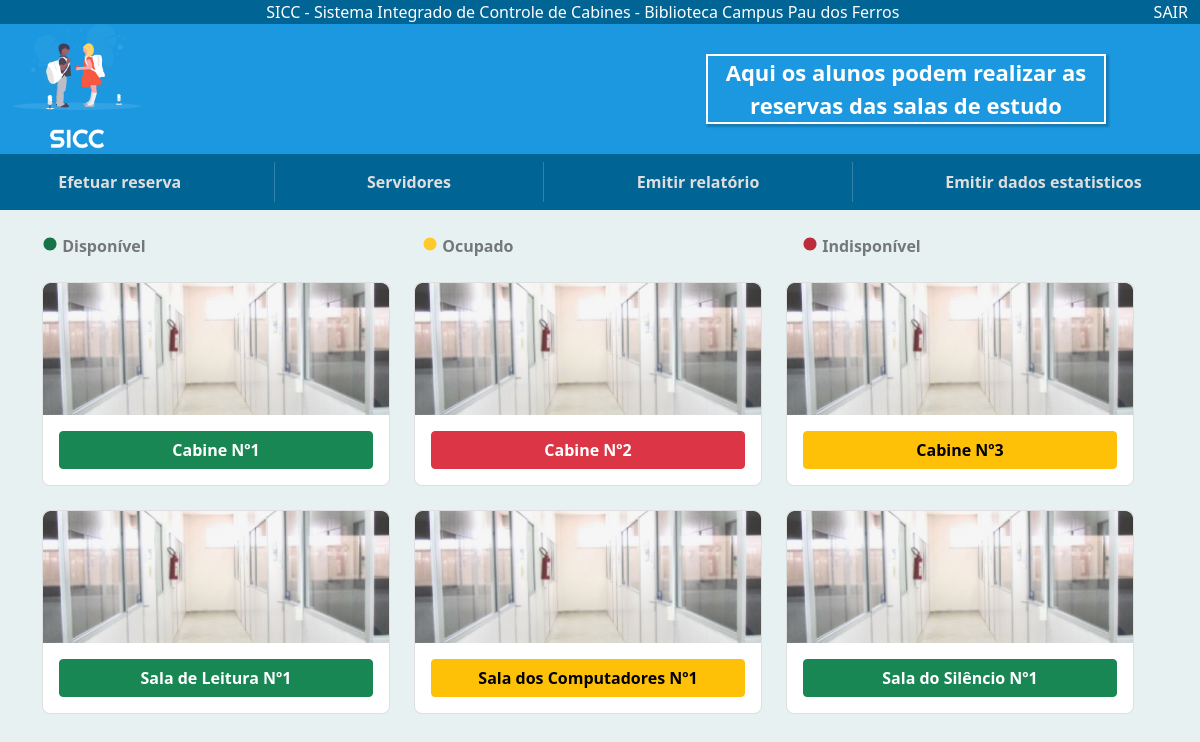
The page /salas_estudo/ (signed in) on the database as committed earlier.
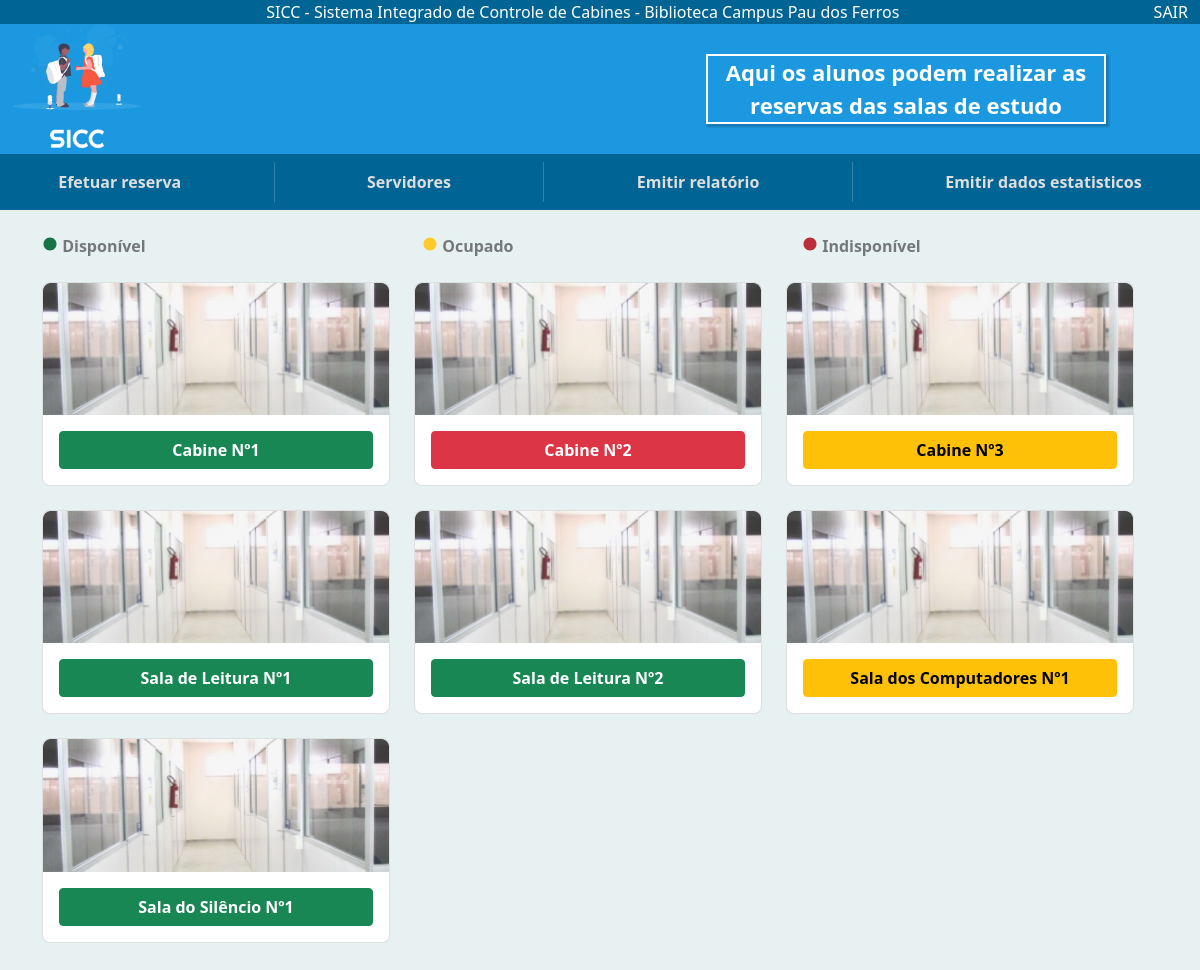
The same page on the database as committed later.
### principal/models/sala.py (models this page shows)
class Sala(models.Model):
    ESTADO = (
        ('Disponível', 'Disponível'),
        ('Ocupado', 'Ocupado'),
        ('Indisponível', 'Indisponível'),
    )
    sala = models.CharField(
        verbose_name="Nome",
        max_length=30,
        null=True, blank=False
    )
    numero = models.IntegerField(
        verbose_name="Número",
        null=True, blank=False
    )
    estado = models.CharField(
        choices=ESTADO,
        max_length=30,
        verbose_name="Estado",
        default=('Disponível', 'Disponível'),
        null=True, blank=False
    )
    ordem = models.IntegerField(
        verbose_name="Ordem",
        default=99,
        null=True, blank=False
    )
    def __str__(self):
        return "{} Nº{}".format(self.sala, self.numero)

### principal/views.py (the view)
# urls.py: path('salas_estudo/', salas_estudo, name='salas_estudo'), # Hub das salas de estudo
@login_required
def salas_estudo(request):
    salas = Sala.objects.all().order_by('ordem', 'id')
    return render(
        request,
        'reservas/salas_estudo.html',
        {
            'salas': salas
        }
    )

### principal/templates/reservas/salas_estudo.html (shortened to what this page needs)
{% extends 'base.html' %}
{% load static %}
{% block 'extra_head' %}
    <link rel="stylesheet" href="{% static 'salas_estudo/style/style.css' %}">
{% endblock %}
{% block 'mensagem_top' %}
Aqui os alunos podem realizar as reservas das salas de estudo
{% endblock %}
{% block 'content' %}
    <div class=" container">
        <div class="status_sala row mb-4">
            <div class="col-sm-12 col-md-4">
                <ion-icon class="status_disponivel" name="ellipse-sharp"></ion-icon>
                <label class="status_legenda text-black-50">Disponível</label>
            </div>
            <div class="col-sm-12 col-md-4">
                <ion-icon class="status_ocupado" name="ellipse-sharp"></ion-icon>
                <label class="status_legenda text-black-50">Ocupado</label>
            </div>
            <div class="col-sm-12 col-md-4">
                <ion-icon class="status_indisiponivel" name="ellipse-sharp"></ion-icon>
                <label class="status_legenda text-black-50" >Indisponível</label>
            </div>
        </div>
        <div class="row w-100">
        {% for sala in salas %}
            {% if sala.estado == 'Disponível' %}
            <div class="col-sm-12 col-md-6 col-lg-4">
                <div class="card card-salas_estudo mb-4">
                    <img src="{% static 'principal/img/biblioteca-sala_sicc.png' %}" class="card-img-top" alt="salas de estudo">
                    <div class="card-body">
                        <button type="button" data-bs-toggle="modal" data-bs-target="#Modal-{{sala.id}}" class="btn btn-success w-100">
                            <b>{{sala}}</b>
                        </button>
                    </div>
                </div>
            </div>
            {% endif %}
            {% if sala.estado == 'Ocupado' %}
            <div class="col-sm-12 col-md-6 col-lg-4">
                <div class="card card-salas_estudo mb-4">
                    <img src="{% static 'principal/img/biblioteca-sala_sicc.png' %}" class="card-img-top" alt="salas de estudo">
                    <div class="card-body">
                        <button type="button" data-bs-toggle="modal" data-bs-target="#Modal-{{sala.id}}" class="btn btn-warning w-100">
                            <b>{{sala}}</b>
                        </button>
                    </div>
                </div>
            </div>
            {% endif %}
            {% if sala.estado == 'Indisponível' %}
            <div class="col-sm-12 col-md-6 col-lg-4">
                <div class="card card-salas_estudo mb-4">
                    <img src="{% static 'principal/img/biblioteca-sala_sicc.png' %}" class="card-img-top" alt="salas de estudo">
                    <div class="card-body">
                        <button type="button" data-bs-toggle="modal" data-bs-target="#Modal-{{sala.id}}" class="btn btn-danger w-100">
                            <b>{{sala}}</b>
                        </button>
                    </div>
                </div>
            </div>
            {% endif %}
        {% endfor %}
        </div>
    </div>
{% endblock %}

### principal/templates/base.html (shortened to what this page needs)
{% load static %}
<!DOCTYPE html>
<html lang="en">
<head>
    <link href="{% static 'bootstrapv5.1/css/bootstrap.min.css' %}" rel="stylesheet">
    <link rel="stylesheet" href="{% static 'principal/style/global.css' %}">
    <link href="{% static 'principal/style/global.css' %}" rel="stylesheet">
    {% block 'extra_head' %}
    {% endblock %}
</head>
<body >
<div class="geral">
    <div class="top_description text-white">
        <div class="container-fluid">
            <div class="text-center" style="min-width: 100%;">
                SICC - Sistema Integrado de Controle de Cabines - Biblioteca Campus Pau dos Ferros
                <a  class="link_remove_style float-end text-white" href="{% url 'account_logout' %}">SAIR</a>
            </div>
        </div>
    </div>
    <div class="top_container w-100" style="height: 100%;">
        <div class="row">
            <div class="col-md-6" style="min-height: 100%;">
                <a href="{% url 'salas_estudo' %}">
                    <img class="logo_sicc" style="max-height: 130px; margin-left: 0px;" src="{% static 'principal/img/logo_sicc.png' %}" alt="Logo SICC">
                </a>
            </div>
            <div class="col-md-6 tag_top" style="min-height: 100%;">
                <div class="top_msg_direita text-center text-white m-auto d-none d-md-block">
                {% block 'mensagem_top' %}
                {% endblock %}
                </div>
            </div>
        </div>
    </div>
    {% include 'menu.html' %}
    {% block 'content' %}
    {% endblock %}
</div>
</body>
</html>

### principal/templates/menu.html (shortened to what this page needs)
{% load static %}
<nav class="navbar navbar-expand-lg sistem-bg-secondary-dark mb-4">
        <div class="container-fluid">
            <div class="collapse navbar-collapse" id="navbarNavAltMarkup">
            <div class="navbar-nav text-white w-100">
                <a class="link_remove_style text-menu text-center mx-auto" aria-current="page" href="{% url 'salas_estudo' %}">
                     Efetuar reserva
                </a>
                <br class="d-lg-none">
                <a class="link_remove_style text-menu text-center mx-auto" href="{% url 'lista_servidores' %}">
                     Servidores
                 </a>
                <br class="d-lg-none">
                <a class="link_remove_style text-menu text-center mx-auto" href="{% url 'form_relatorio' %}">
                     Emitir relatório
                </a>
                <br class="d-lg-none">
                <a class="link_remove_style text-menu text-center mx-auto" href="{% url 'form_dashboard' %}">
                     Emitir dados estatisticos
                </a>
                <br class="d-lg-none">
            </div>
            </div>
        </div>
    </nav>

### principal/static/principal/style/global.css (style rules this page uses)
body { margin: 0; padding: 0; overflow-x: hidden; max-width: 1200px; margin: auto; background: #1B98E0; }
.geral { background-color: var(--mdc-bg-primary) !important; padding-bottom: 16px; box-shadow: 2px 2px 2px 1px rgba(0, 0, 0, 0.2); }
.top_description { background-color: var(--mdc-bg-secundary-dark); }
.link_remove_style { text-decoration: none; }
.top_container { height: 130px; background-color: var(--mdc-bg-secundary); }
.top_msg_direita { max-width: 400px; font-size: 22px; font-weight: bolder; border: 2px solid white; box-shadow: 2px 2px 2px 1px rgba(0, 0, 0, 0.2); }
.tag_top { display: flex; align-items: center; justify-content: center; }
.sistem-bg-secondary-dark { background-color: var(--mdc-bg-secundary-dark); }
.text-menu { color: #dedede; margin: auto; font-weight: bolder; }
:root { --mdc-bg-primary: #E8F1F2; --mdc-bg-secundary: #1B98E0; --mdc-bg-secundary-dark: #006494; --mdc-estado-aberto: #41B35D; --mdc-estado-reservado: #EAB026; --mdc-estado-bloqueado: #E42645; }

### principal/static/salas_estudo/style/style.css (style rules this page uses)
.card-salas_estudo { border-radius: 8px !important; }
.status_sala { display: flex; justify-content: center; }
.status_disponivel { color: #157347; }
.status_ocupado { color: #FFCA2C; }
.status_indisiponivel { color: #BB2D3B; }
.status_legenda { font-weight: bolder; }

Rows that differ between the two databases and show on the page:
added Sala: sala+numero "Sala de Leitura Nº2"
